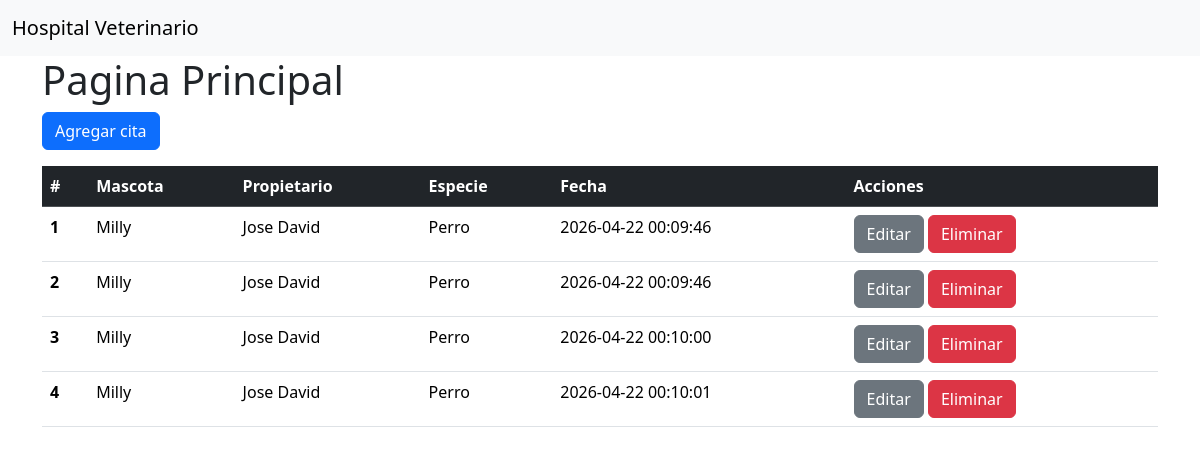
/, run on an earlier commit of the app's database.
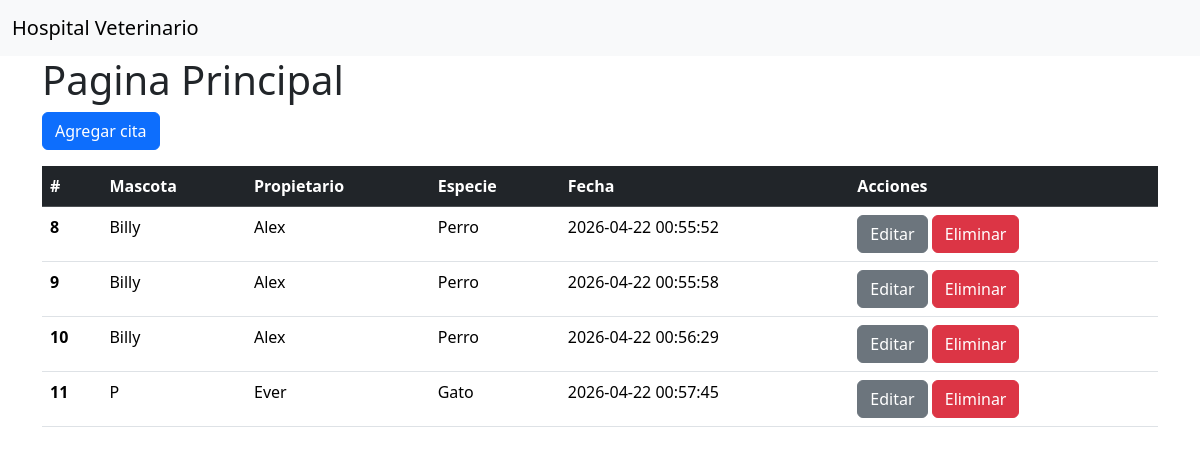
And on a later commit of the database.
### tables this page shows
CREATE TABLE pacientes(
            id INTEGER PRIMARY KEY AUTOINCREMENT,
            mascota TEXT NOT NULL,
            propietario TEXT NOT NULL,
            especie TEXT,
            fecha DATETIME DEFAULT CURRENT_TIMESTAMP
        );

### app.py (the view)
@app.route('/')
def index():
    conn = sqlite3.connect("citas.db")
    cursor = conn.cursor()
    cursor.row_factory = sqlite3.Row
    cursor.execute("""
    SELECT * FROM pacientes
""")
    pacientes=cursor.fetchall()
    conn.commit()
    conn.close()
    return render_template("index.html",pacientes=pacientes)

### templates/index.html (shortened to what this page needs)
{%extends "base.html"%}
{%block content%}
<h1>Pagina Principal</h1>
<a href="/agendar" class="btn btn-primary mb-3">Agregar cita</a>
<table class="table">
    <thead class="table-dark">
        <tr>
            <th scope="col">#</th>
            <th scope="col">Mascota</th>
            <th scope="col">Propietario</th>
            <th scope="col">Especie</th>
            <th scope="col">Fecha</th>
            <th scope="col">Acciones</th>
        </tr>
    </thead>
    {%for paciente in pacientes%}
    <tbody class="mb-1">
        <tr>
            <th scope="row">{{paciente.id}}</th>
            <td>{{paciente.mascota}}</td>
            <td>{{paciente.propietario}}</td>
            <td>{{paciente.especie}}</td>
            <td>{{paciente.fecha}}</td>
            <td>
                <a href="/editar/{{paciente.id}}" class="btn btn-secondary">Editar</a>
                <a href="/cancelar/{{paciente.id}}" class="btn btn-danger">Eliminar</a>
            </td>
        </tr>
    </tbody>
    {%endfor%}
</table>
{%endblock%}

What changed in the data, as far as the page shows it:
removed pacientes: id "1", mascota "Milly", propietario "Jose David", especie "Perro", fecha "2026-04-22 00:09:46"
removed pacientes: id "2", mascota "Milly", propietario "Jose David", especie "Perro", fecha "2026-04-22 00:09:46"
removed pacientes: id "3", mascota "Milly", propietario "Jose David", especie "Perro", fecha "2026-04-22 00:10:00"
removed pacientes: id "4", mascota "Milly", propietario "Jose David", especie "Perro", fecha "2026-04-22 00:10:01"
added pacientes: id "8", mascota "Billy", propietario "Alex", especie "Perro", fecha "2026-04-22 00:55:52"
added pacientes: id "9", mascota "Billy", propietario "Alex", especie "Perro", fecha "2026-04-22 00:55:58"
added pacientes: id "10", mascota "Billy", propietario "Alex", especie "Perro", fecha "2026-04-22 00:56:29"
added pacientes: id "11", mascota "P", propietario "Ever", especie "Gato", fecha "2026-04-22 00:57:45"
